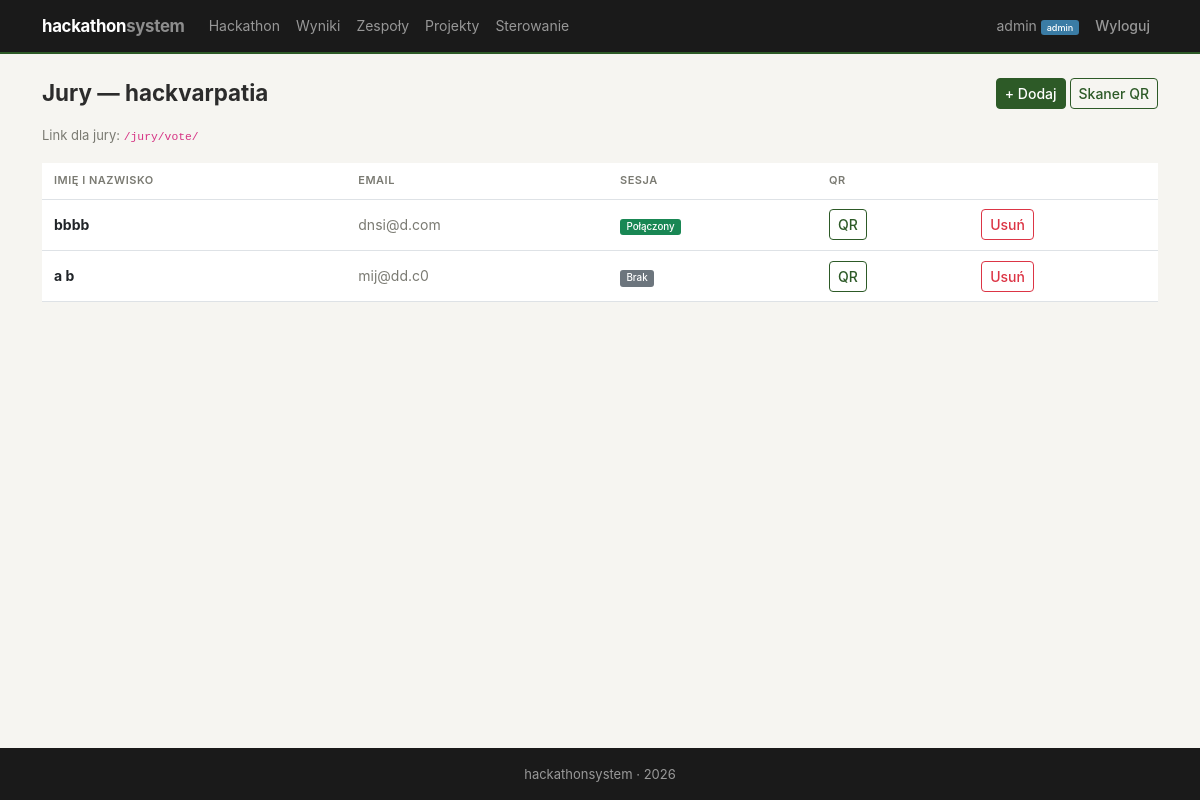
The app's page /jury/members/ (signed in) with its own data.
### hackathon/models.py (models this page shows, shortened)
class Hackathon(models.Model):
    STATUS_CHOICES = [
        ('planned', 'Planowany'),
        ('active', 'Aktywny'),
        ('judging', 'Ocenianie'),
        ('finished', 'Zakończony'),
    ]
    name = models.CharField(max_length=200, verbose_name='Nazwa')
    description = models.TextField(verbose_name='Opis')
    date_start = models.DateTimeField(verbose_name='Data rozpoczęcia')
    date_end = models.DateTimeField(verbose_name='Data zakończenia')
    submit_deadline = models.DateTimeField(verbose_name='Deadline oddania projektów')
    status = models.CharField(max_length=20, choices=STATUS_CHOICES, default='planned', verbose_name='Status')
    max_team_size = models.PositiveIntegerField(default=5, verbose_name='Max wielkość zespołu')
    created_at = models.DateTimeField(auto_now_add=True)
    class Meta:
        ordering = ['-date_start']
    @classmethod
    def current(cls):
        h = cls.objects.first()
        if not h:
            raise Http404("Brak hackathonu. Utwórz hackathon w panelu admina.")
        return h

### judging/models.py (models this page shows, shortened)
class JuryMember(models.Model):
    name = models.CharField(max_length=200, verbose_name='Imię i nazwisko')
    email = models.EmailField(unique=True, verbose_name='Email')
    qr_token = models.UUIDField(default=uuid.uuid4, unique=True, editable=False, verbose_name='Token QR')
    is_active = models.BooleanField(default=True, verbose_name='Aktywny')
    created_at = models.DateTimeField(auto_now_add=True)
    class Meta:
        verbose_name = 'Członek jury (QR)'
        verbose_name_plural = 'Członkowie jury (QR)'

### judging/views.py (the view)
    @login_required
    def wrapper(request, *args, **kwargs):
        if not hasattr(request.user, 'profile') or not request.user.profile.is_admin:
            messages.error(request, 'Brak uprawnień administratora.')
            return redirect('accounts:dashboard')
        return view_func(request, *args, **kwargs)

### accounts/models.py (called while the page is built)
    @property
    def is_admin(self):
        return self.role == 'admin'

### judging/views.py (called while the page is built)
def admin_required(view_func):
    @login_required
    def wrapper(request, *args, **kwargs):
        if not hasattr(request.user, 'profile') or not request.user.profile.is_admin:
            messages.error(request, 'Brak uprawnień administratora.')
            return redirect('accounts:dashboard')
        return view_func(request, *args, **kwargs)
    wrapper.__name__ = view_func.__name__
    return wrapper

@admin_required
def jury_members_list(request):
    hackathon = Hackathon.current()
    members = JuryMember.objects.all().order_by('-created_at')
    paired_member_ids = set(
        JurySession.objects.filter(jury_member__isnull=False)
        .values_list('jury_member_id', flat=True)
    )
    return render(request, 'judging/jury_members_list.html', {
        'hackathon': hackathon,
        'members': members,
        'paired_member_ids': paired_member_ids,
    })

### judging/templates/judging/jury_members_list.html (shortened to what this page needs)
{% extends 'base.html' %}
{% block content %}
<div class="section-header">
    <h2>Jury — {{ hackathon.name }}</h2>
    <div class="d-flex gap-1">
        <a href="{% url 'jury:members_add' %}" class="btn btn-primary btn-sm">+ Dodaj</a>
        <a href="{% url 'jury:scanner' %}" class="btn btn-outline-primary btn-sm">Skaner QR</a>
    </div>
</div>
<p class="text-muted" style="font-size:13px">Link dla jury: <code>/jury/vote/</code></p>
{% if members %}
    <table class="table">
        <thead>
            <tr><th>Imię i nazwisko</th><th>Email</th><th>Sesja</th><th>QR</th><th></th></tr>
        </thead>
        <tbody>
            {% for m in members %}
            <tr>
                <td><strong>{{ m.name }}</strong></td>
                <td class="text-muted">{{ m.email }}</td>
                <td>
                    {% if m.pk in paired_member_ids %}
                        <span class="badge bg-success">Połączony</span>
                    {% else %}
                        <span class="badge bg-secondary">Brak</span>
                    {% endif %}
                </td>
                <td>
                    <a href="{% url 'jury:qr_display' qr_token=m.qr_token %}" class="btn btn-sm btn-outline-primary" target="_blank">QR</a>
                </td>
                <td>
                    <form method="post" action="{% url 'jury:member_delete' pk=m.pk %}" class="d-inline" onsubmit="return confirm('Na pewno usunąć?')">
                        <button type="submit" class="btn btn-sm btn-outline-danger">Usuń</button>
                    </form>
                </td>
            </tr>
            {% endfor %}
        </tbody>
    </table>
{% else %}
    <p class="text-muted">Brak członków jury.</p>
{% endif %}
{% endblock %}

### templates/base.html (shortened to what this page needs)
<!DOCTYPE html>
<html lang="pl">
<head>
    <link href="https://cdn.jsdelivr.net/npm/bootstrap@5.3.0/dist/css/bootstrap.min.css" rel="stylesheet">
    <link href="https://cdn.jsdelivr.net/npm/bootstrap-icons@1.10.0/font/bootstrap-icons.css" rel="stylesheet">
    {% load static %}
    <link rel="stylesheet" href="{% static 'css/style.css' %}">
</head>
<body>
    <nav class="navbar navbar-expand-lg navbar-dark">
        <div class="container">
            <a class="navbar-brand" href="{% url 'home' %}">hackathon<span style="opacity:.5">system</span></a>
            <div class="collapse navbar-collapse" id="navbarNav">
                <ul class="navbar-nav me-auto">
                    <li class="nav-item">
                        <a class="nav-link" href="{% url 'hackathon:detail' %}">Hackathon</a>
                    </li>
                    <li class="nav-item">
                        <a class="nav-link" href="{% url 'jury:results' %}">Wyniki</a>
                    </li>
                    {% if user.is_authenticated %}
                        <li class="nav-item">
                            <a class="nav-link" href="{% url 'teams:list' %}">Zespoły</a>
                        </li>
                        {% if user.profile.is_admin %}
                            <li class="nav-item">
                                <a class="nav-link" href="{% url 'projects:list' %}">Projekty</a>
                            </li>
                            <li class="nav-item">
                                <a class="nav-link" href="{% url 'jury:status' %}">Sterowanie</a>
                            </li>
                        {% endif %}
                    {% endif %}
                </ul>
                <ul class="navbar-nav">
                    {% if user.is_authenticated %}
                        <li class="nav-item">
                            <a class="nav-link" href="{% url 'accounts:dashboard' %}">
                                {{ user.username }}
                                {% if user.profile.is_admin %}<span class="badge bg-info">admin</span>{% endif %}
                            </a>
                        </li>
                        <li class="nav-item">
                            <form method="post" action="{% url 'accounts:logout' %}" class="d-inline">
                                <button type="submit" class="nav-link btn btn-link" style="font-size:14px">Wyloguj</button>
                            </form>
                        </li>
                    {% endif %}
                </ul>
            </div>
        </div>
    </nav>
    <div class="container mt-4">
        {% block content %}{% endblock %}
    </div>
    <footer class="mt-5">
        <div class="container text-center">
            <p class="mb-0">hackathonsystem &middot; 2026</p>
        </div>
    </footer>
</body>
</html>

### static/css/style.css (style rules this page uses)
:root { --c-bg: #f6f5f1; --c-surface: #fff; --c-border: #e0ddd6; --c-text: #2c2c2c; --c-muted: #7a7a72; --c-primary: #2d5a27; --c-primary-light: #e8f0e6; --c-accent: #b8860b; --c-accent-light: #fdf5e6; --c-danger: #a33; --c-nav-bg: #1a1a1a; }
* { box-sizing: border-box; }
body { min-height: 100vh; display: flex; flex-direction: column; background: var(--c-bg); color: var(--c-text); font-family: -apple-system, BlinkMacSystemFont, "Segoe UI", Roboto, sans-serif; font-size: 15px; line-height: 1.55; }
.container.mt-4 { flex: 1; }
.navbar { background: var(--c-nav-bg) !important; padding: .5rem 0; border-bottom: 2px solid var(--c-primary); font-size: 14px; }
.navbar-brand { font-weight: 700; letter-spacing: -0.3px; font-size: 1.05rem; }
.navbar .nav-link { padding: .4rem .7rem; }
.navbar .badge { font-size: .65em; vertical-align: middle; }
.btn { font-size: 14px; border-radius: 4px; font-weight: 500; }
.btn-primary { background: var(--c-primary); border-color: var(--c-primary); }
.btn-outline-primary { color: var(--c-primary); border-color: var(--c-primary); }
.table { font-size: 14px; }
.table th { border-top: none; font-weight: 600; color: var(--c-muted); text-transform: uppercase; font-size: 11px; letter-spacing: .5px; padding: .6rem .75rem; }
.table td { padding: .6rem .75rem; vertical-align: middle; }
.badge { font-size: .7em; font-weight: 500; border-radius: 3px; }
.badge.bg-info { background: #3a7ca5 !important; }
h2 { font-size: 1.4rem; font-weight: 700; margin-bottom: .75rem; }
footer { background: var(--c-nav-bg) !important; font-size: 13px; color: #999 !important; padding: 1rem 0; }
footer p { color: #999; }
.section-header { display: flex; align-items: center; justify-content: space-between; margin-bottom: 1rem; }
.section-header h2 { margin-bottom: 0; }
.text-muted { color: var(--c-muted) !important; }
a { color: var(--c-primary); }

### records on screen
Hackathon: name "hackvarpatia"
JuryMember: name "bbbb", email "dnsi@d.com", shows "Połączony"
JuryMember: name "a b", email "mij@dd.c0", shows "Brak"

### other values on screen
{{ user.username }} "admin"
